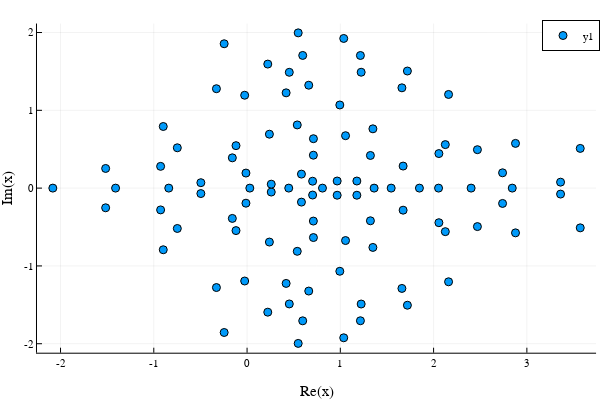

The code cell stored with this chart in its notebook:
### Code cell
scatter(e2,w = 2)

### Figure 1 — Plotly figure (JSON) as saved in the notebook; plotly's stock layout.template omitted (floating-point values rounded to 4 significant figures)
{"data": [{"colorbar": {"len": 0.9143, "title": "", "x": 0.9934, "y": 0.533}, "legendgroup": "y1", "marker": {"color": "rgba(0, 154, 250, 1.000)", "line": {"color": "rgba(0, 0, 0, 1.000)", "width": 1}, "size": 8, "symbol": "circle"}, "mode": "markers", "name": "y1", "showlegend": true, "type": "scatter", "x": [-2.083, -1.516, -1.516, -1.41, -0.9268, -0.9268, -0.8984, -0.8984, -0.8396, -0.7477, -0.7477, -0.4953, -0.4953, -0.3284, -0.3284, -0.2455, -0.2455, -0.1579, -0.1579, -0.1185, -0.1185, -0.02564, -0.02564, -0.01192, -0.01192, 0.02953, 0.2221, 0.2221, 0.2396, 0.2396, 0.2593, 0.2593, 0.419, 0.419, 0.4469, 0.4528, 0.4528, 0.5383, 0.5383, 0.5484, 0.5484, 0.5832, 0.5832, 0.5968, 0.5968, 0.6614, 0.6614, 0.703, 0.703, 0.711, 0.711, 0.7116, 0.7116, 0.8085, 0.9661, 0.9661, 0.9945, 0.9945, 1.037, 1.037, 1.056, 1.056, 1.177, 1.177, 1.215, 1.215, 1.223, 1.223, 1.323, 1.323, 1.349, 1.349, 1.362, 1.545, 1.66, 1.66, 1.673, 1.673, 1.719, 1.719, 1.848, 2.053, 2.057, 2.057, 2.126, 2.126, 2.161, 2.161, 2.402, 2.47, 2.47, 2.74, 2.74, 2.843, 2.878, 2.878, 3.361, 3.361, 3.572, 3.572], "xaxis": "x", "y": [0, -0.2528, 0.2528, 0, -0.2797, 0.2797, -0.7922, 0.7922, 0, -0.5186, 0.5186, -0.06995, 0.06995, -1.278, 1.278, -1.856, 1.856, -0.3893, 0.3893, -0.546, 0.546, -1.194, 1.194, -0.1936, 0.1936, 0, -1.594, 1.594, -0.6932, 0.6932, -0.05073, 0.05073, -1.225, 1.225, 0, -1.489, 1.489, -0.8124, 0.8124, -1.996, 1.996, -0.18, 0.18, -1.706, 1.706, -1.323, 1.323, -0.08889, 0.08889, -0.4233, 0.4233, -0.6353, 0.6353, 0, -0.09143, 0.09143, -1.069, 1.069, -1.924, 1.924, -0.6739, 0.6739, -0.09125, 0.09125, -1.705, 1.705, -1.49, 1.49, -0.4198, 0.4198, -0.7622, 0.7622, 0, 0, -1.289, 1.289, -0.2834, 0.2834, -1.505, 1.505, 0, 0, -0.4443, 0.4443, -0.5593, 0.5593, -1.204, 1.204, 0, -0.4943, 0.4943, -0.1969, 0.1969, 0, -0.5751, 0.5751, -0.07677, 0.07677, -0.5107, 0.5107], "yaxis": "y", "zmax": null, "zmin": null}], "layout": {"annotations": [], "height": 400, "legend": {"bgcolor": "rgba(255, 255, 255, 1.000)", "bordercolor": "rgba(0, 0, 0, 1.000)", "borderwidth": 1, "font": {"color": "rgba(0, 0, 0, 1.000)", "family": "sans-serif", "size": 11}, "title": {"font": {"color": "rgba(0, 0, 0, 1.000)", "family": "sans-serif", "size": 15}, "text": ""}, "tracegroupgap": 0, "traceorder": "normal", "x": 1, "xanchor": "auto", "y": 1, "yanchor": "auto"}, "margin": {"b": 20, "l": 0, "r": 0, "t": 20}, "paper_bgcolor": "rgba(255, 255, 255, 1.000)", "plot_bgcolor": "rgba(255, 255, 255, 1.000)", "showlegend": true, "width": 600, "xaxis": {"anchor": "y", "domain": [0.06165, 0.9934], "gridcolor": "rgba(0, 0, 0, 0.100)", "gridwidth": 0.5, "linecolor": "rgba(0, 0, 0, 1.000)", "mirror": false, "range": [-2.252, 3.742], "showgrid": true, "showline": true, "showticklabels": true, "tickangle": 0, "tickcolor": "rgb(0, 0, 0)", "tickfont": {"color": "rgba(0, 0, 0, 1.000)", "family": "sans-serif", "size": 11}, "tickmode": "array", "ticks": "inside", "ticktext": ["-2", "-1", "0", "1", "2", "3"], "tickvals": [-2, -1, 0, 1, 2, 3], "title": "Re(x)", "titlefont": {"color": "rgba(0, 0, 0, 1.000)", "family": "sans-serif", "size": 15}, "type": "-", "visible": true, "zeroline": false, "zerolinecolor": "rgba(0, 0, 0, 1.000)"}, "yaxis": {"anchor": "x", "domain": [0.07581, 0.9902], "gridcolor": "rgba(0, 0, 0, 0.100)", "gridwidth": 0.5, "linecolor": "rgba(0, 0, 0, 1.000)", "mirror": false, "range": [-2.115, 2.115], "showgrid": true, "showline": true, "showticklabels": true, "tickangle": 0, "tickcolor": "rgb(0, 0, 0)", "tickfont": {"color": "rgba(0, 0, 0, 1.000)", "family": "sans-serif", "size": 11}, "tickmode": "array", "ticks": "inside", "ticktext": ["-2", "-1", "0", "1", "2"], "tickvals": [-2, -1, 0, 1, 2], "title": "Im(x)", "titlefont": {"color": "rgba(0, 0, 0, 1.000)", "family": "sans-serif", "size": 15}, "type": "-", "visible": true, "zeroline": false, "zerolinecolor": "rgba(0, 0, 0, 1.000)"}}}
